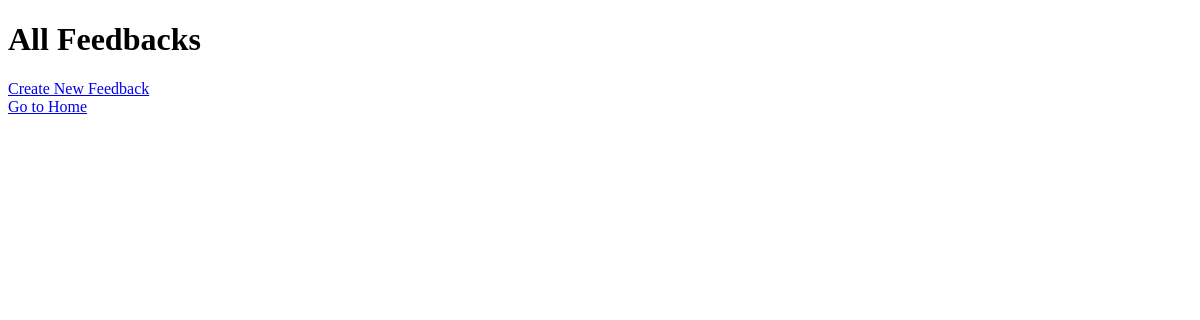
The page /shipping/feedback-list/ on the database as committed earlier.
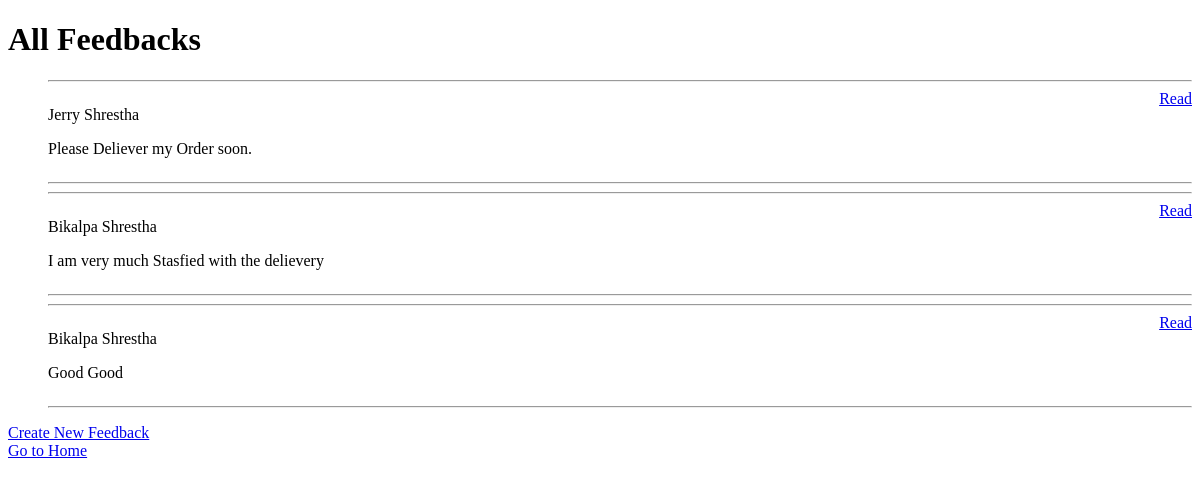
The same page on the database as committed later.
### shipping/models.py (models this page shows, shortened)
class Feedback(models.Model):
    name = models.CharField(max_length=100)
    email = models.EmailField()
    subject = models.TextField()
    message = models.TextField()
    created_at = models.DateTimeField(auto_now_add=True)

### shipping/views.py (the view)
# urls.py: path('feedback-list/', shippingview.feedback_list, name='feedback_list'),
def feedback_list(request):
    feedbacks = Feedback.objects.all()
    return render(request, 'shipping/feedback_list.html', {'feedbacks': feedbacks})

### shipping/templates/shipping/feedback_list.html
{% extends 'shipping/base.html' %}
{% block bodycontent %}
<h1>All Feedbacks</h1>
<ul>
    {% for feedback in feedbacks %}
    <hr>
    <div style="display: flex;">
        <div style="margin-right: auto;">
            <p>{{ feedback.name }}</p>
            <p>{{feedback.message}}</p>
        </div>
        <div> <a href="{% url 'feedback_detail' feedback.pk %}">Read</a></div>
    </div>
    <hr>
    {% endfor %}
</ul>
<a href="{% url 'feedback_create' %}">Create New Feedback</a>
<br>
<a href="{% url 'shipping-home' %}">Go to Home</a>
{% endblock bodycontent %}

Rows that differ between the two databases and show on the page:
added Feedback: name "Jerry Shrestha", message "Please Deliever my Order soon."
added Feedback: name "Bikalpa Shrestha", message "I am very much Stasfied with the delievery"
added Feedback: name "Bikalpa Shrestha", message "Good Good"
